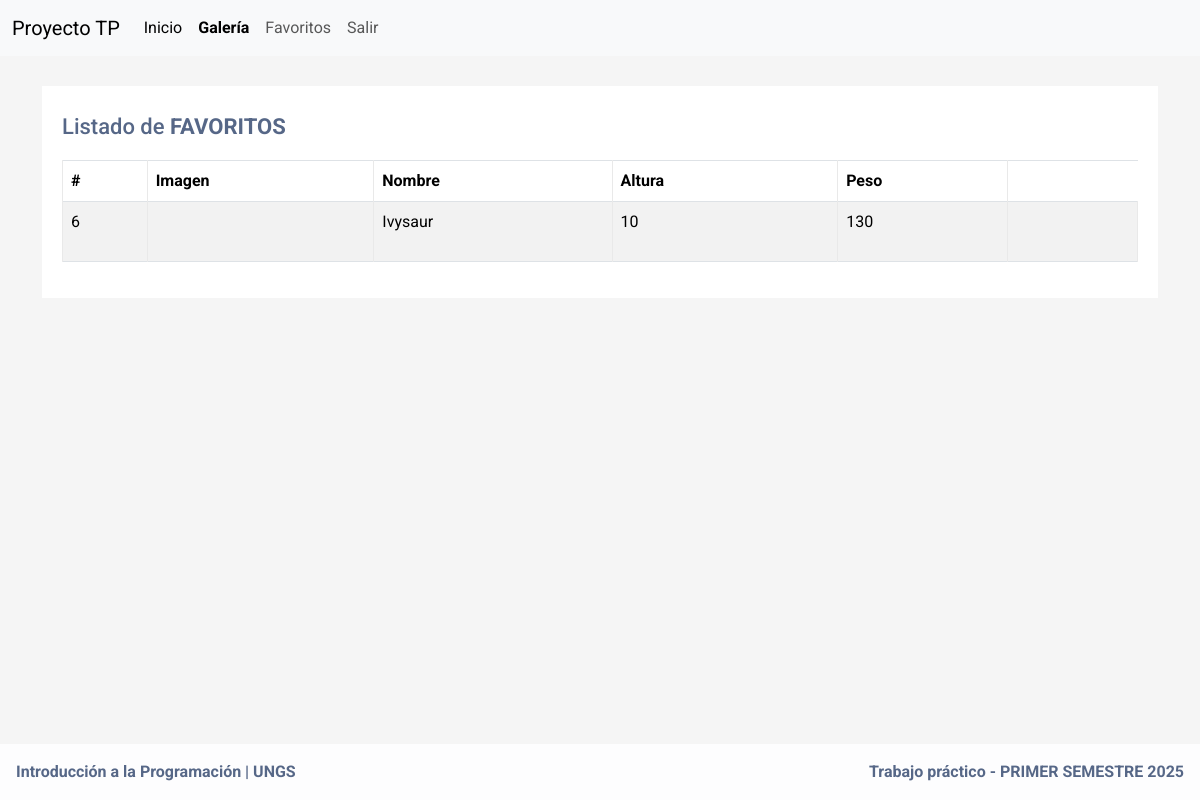
Before: /favourites/ (signed in) with the older database file.
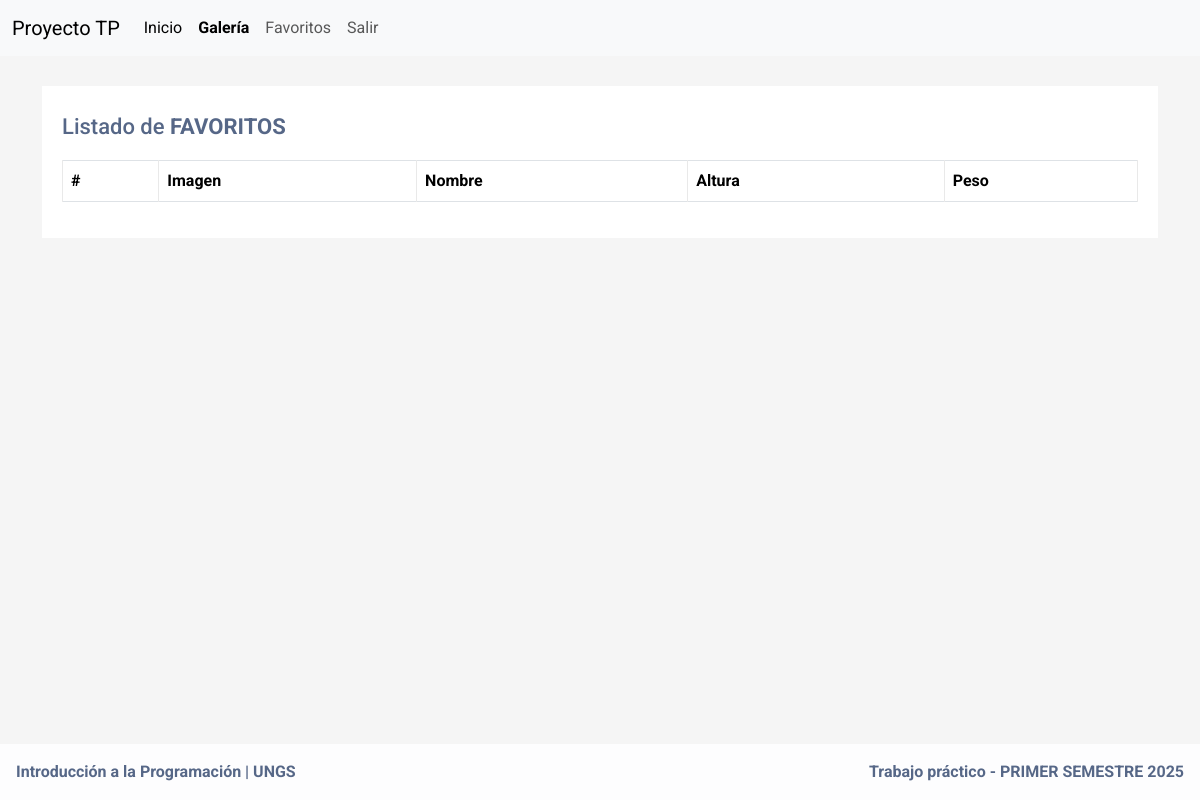
After: the same page with the newer database file.
### app/models.py (models this page shows, shortened)
class Favourite(models.Model):
    id = models.IntegerField(primary_key=True, blank=True) #ID de pokeapi
    name = models.CharField(max_length=200)  # Nombre del personaje
    height = models.CharField(max_length=200)  # Altura
    weight = models.CharField(max_length=200)  # Peso
    base_experience = models.IntegerField(null=True, blank=True)  # Experiencia base
    types = models.JSONField(default=list)  # Lista de tipos (ej: ["grass", "poison"])
    image = models.URLField()  # URL de la imagen
    user = models.ForeignKey(settings.AUTH_USER_MODEL, on_delete=models.CASCADE)
    class Meta:
        unique_together = (('user', 'name'),)

### app/views.py (the view)
# urls.py: path('favourites/', views.getAllFavouritesByUser, name='favoritos'),
@login_required
def getAllFavouritesByUser(request):
    favourite_list = services.getAllFavourites(request)
    return render(request, 'favourites.html', {'favourite_list': favourite_list})

### app/layers/persistence/repositories.py (called while the page is built)
def get_all_favourites(user):
    return list(Favourite.objects.filter(user=user).values(
        'id', 'name', 'height', 'weight', 'types','base_experience', 'image'
    ))

### app/layers/services/services.py (called while the page is built)
def getAllFavourites(request):
    if not request.user.is_authenticated:
        return []
    else:
        user = get_user(request)
        favourite_list = repositories.get_all_favourites(user) # buscamos desde el repositories.py TODOS Los favoritos del usuario (variable 'user').
        mapped_favourites = []
        for favourite in favourite_list:
            card = translator.fromRepositoryIntoCard(favourite) # convertimos cada favorito en una Card, y lo almacenamos en el listado de mapped_favourites que luego se retorna.
            mapped_favourites.append(card)
        return mapped_favourites

### app/layers/utilities/translator.py (called while the page is built)
def fromRepositoryIntoCard(repo_dict):
    types_list = ast.literal_eval(repo_dict['types'])
    return Card(
        id=repo_dict.get('id'),
        name=repo_dict.get('name'),
        height=repo_dict.get('height'),
        weight=repo_dict.get('weight'),
        base=repo_dict.get('base_experience'),
        types=types_list,
        image=repo_dict.get('image')
    )

### app/templates/favourites.html (shortened to what this page needs)
{% extends 'header.html' %} {% block content %}
<div class="container-xl">
    <div class="table-responsive">
        <div class="table-wrapper">
            <div class="table-title">
                <div class="row">
                    <div class="col-sm-8">
                        <h2>Listado de <strong>FAVORITOS</strong></h2>
                    </div>
                </div>
            </div>
            <table class="table table-striped table-hover table-bordered">
                <thead>
                    <tr>
                        <th>#</th>
                        <th>Imagen</th>
                        <th>Nombre</th>
                        <th>Altura </th>
                        <th>Peso</th>
                    </tr>
                </thead>
                <tbody>
                    {% for favourite in favourite_list %}
                    <tr>
                        <td>{{ favourite.id }}</td>
                        <td><img src="{{ favourite.image }}" alt="" style="max-width: 200px; max-height: 200px;"></td>
                        <td>{{ favourite.name }}</td>
                        <td>{{ favourite.height }}</td>
                        <td>{{ favourite.weight }}</td>
                        <td>
                            <form method="post" action="{% url 'borrar-favorito' %}">
                                <button type="submit" class="btn" style="color:red"><i class="material-icons">&#xE872;</i></button>
                            </form>
                        </td>
                    </tr>
                    {% endfor %}
                </tbody>
            </table>
        </div>
    </div>
</div>
{% endblock %}

Changed rows visible on the page:
removed Favourite: id "6", name "Ivysaur", height "10", weight "130"
